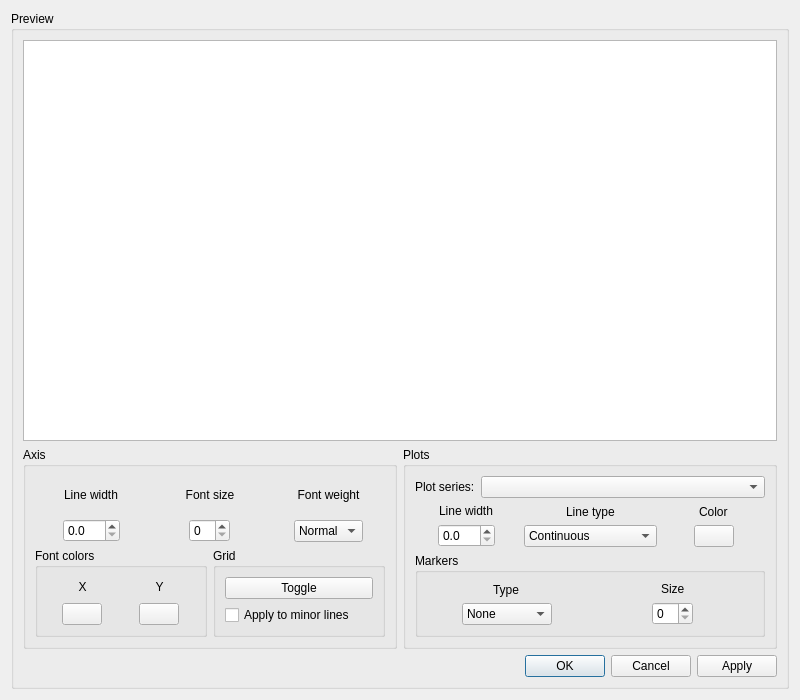
<?xml version="1.0" encoding="UTF-8"?>
<ui version="4.0">
 <class>GraphicsEditor</class>
 <widget class="QDialog" name="GraphicsEditor">
  <property name="geometry">
   <rect>
    <x>0</x>
    <y>0</y>
    <width>800</width>
    <height>700</height>
   </rect>
  </property>
  <property name="windowTitle">
   <string>Graphics editor</string>
  </property>
  <layout class="QHBoxLayout" name="horizontalLayout">
   <item>
    <widget class="QGroupBox" name="groupBox_4">
     <property name="title">
      <string>Preview</string>
     </property>
     <layout class="QVBoxLayout" name="verticalLayout_7">
      <item>
       <widget class="QGraphicsView" name="graphicsView"/>
      </item>
      <item>
       <layout class="QHBoxLayout" name="horizontalLayout_4">
        <item>
         <widget class="QGroupBox" name="groupBox">
          <property name="sizePolicy">
           <sizepolicy hsizetype="MinimumExpanding" vsizetype="Minimum">
            <horstretch>0</horstretch>
            <verstretch>0</verstretch>
           </sizepolicy>
          </property>
          <property name="title">
           <string>Axis</string>
          </property>
          <layout class="QVBoxLayout" name="verticalLayout_2">
           <item>
            <layout class="QHBoxLayout" name="horizontalLayout_5">
             <item>
              <layout class="QVBoxLayout" name="verticalLayout_4">
               <item alignment="Qt::AlignHCenter">
                <widget class="QLabel" name="label">
                 <property name="text">
                  <string>Line width</string>
                 </property>
                </widget>
               </item>
               <item alignment="Qt::AlignHCenter">
                <widget class="QDoubleSpinBox" name="axisWidth">
                 <property name="maximumSize">
                  <size>
                   <width>75</width>
                   <height>16777215</height>
                  </size>
                 </property>
                 <property name="decimals">
                  <number>1</number>
                 </property>
                 <property name="singleStep">
                  <double>0.500000000000000</double>
                 </property>
                </widget>
               </item>
              </layout>
             </item>
             <item>
              <layout class="QVBoxLayout" name="verticalLayout_9">
               <item>
                <widget class="QLabel" name="label_3">
                 <property name="text">
                  <string>Font size</string>
                 </property>
                 <property name="alignment">
                  <set>Qt::AlignCenter</set>
                 </property>
                </widget>
               </item>
               <item alignment="Qt::AlignHCenter">
                <widget class="QSpinBox" name="axisFontSize">
                 <property name="maximumSize">
                  <size>
                   <width>75</width>
                   <height>16777215</height>
                  </size>
                 </property>
                </widget>
               </item>
              </layout>
             </item>
             <item>
              <layout class="QVBoxLayout" name="verticalLayout_10">
               <item>
                <widget class="QLabel" name="label_4">
                 <property name="text">
                  <string>Font weight</string>
                 </property>
                 <property name="alignment">
                  <set>Qt::AlignCenter</set>
                 </property>
                </widget>
               </item>
               <item alignment="Qt::AlignHCenter">
                <widget class="QComboBox" name="axisFontWeight">
                 <property name="maximumSize">
                  <size>
                   <width>75</width>
                   <height>16777215</height>
                  </size>
                 </property>
                 <item>
                  <property name="text">
                   <string>Normal</string>
                  </property>
                 </item>
                 <item>
                  <property name="text">
                   <string>Bold</string>
                  </property>
                 </item>
                </widget>
               </item>
              </layout>
             </item>
            </layout>
           </item>
           <item>
            <layout class="QHBoxLayout" name="horizontalLayout_9">
             <item>
              <widget class="QGroupBox" name="groupBox_3">
               <property name="title">
                <string>Font colors</string>
               </property>
               <layout class="QHBoxLayout" name="horizontalLayout_2">
                <item>
                 <layout class="QVBoxLayout" name="verticalLayout_6">
                  <item>
                   <widget class="QLabel" name="label_5">
                    <property name="layoutDirection">
                     <enum>Qt::LeftToRight</enum>
                    </property>
                    <property name="text">
                     <string>X</string>
                    </property>
                    <property name="alignment">
                     <set>Qt::AlignCenter</set>
                    </property>
                   </widget>
                  </item>
                  <item alignment="Qt::AlignHCenter">
                   <widget class="QPushButton" name="xcolor">
                    <property name="maximumSize">
                     <size>
                      <width>60</width>
                      <height>16777215</height>
                     </size>
                    </property>
                    <property name="autoFillBackground">
                     <bool>true</bool>
                    </property>
                    <property name="text">
                     <string/>
                    </property>
                   </widget>
                  </item>
                 </layout>
                </item>
                <item>
                 <layout class="QVBoxLayout" name="verticalLayout_5">
                  <item>
                   <widget class="QLabel" name="label_6">
                    <property name="text">
                     <string>Y</string>
                    </property>
                    <property name="alignment">
                     <set>Qt::AlignCenter</set>
                    </property>
                   </widget>
                  </item>
                  <item alignment="Qt::AlignHCenter">
                   <widget class="QPushButton" name="ycolor">
                    <property name="maximumSize">
                     <size>
                      <width>60</width>
                      <height>16777215</height>
                     </size>
                    </property>
                    <property name="autoFillBackground">
                     <bool>true</bool>
                    </property>
                    <property name="text">
                     <string/>
                    </property>
                   </widget>
                  </item>
                 </layout>
                </item>
               </layout>
              </widget>
             </item>
             <item>
              <widget class="QGroupBox" name="groupBox_2">
               <property name="title">
                <string>Grid</string>
               </property>
               <layout class="QVBoxLayout" name="verticalLayout">
                <item>
                 <layout class="QVBoxLayout" name="verticalLayout_3">
                  <item>
                   <widget class="QPushButton" name="toggleGrid">
                    <property name="text">
                     <string>Toggle</string>
                    </property>
                   </widget>
                  </item>
                  <item>
                   <widget class="QCheckBox" name="showGridMinor">
                    <property name="text">
                     <string>Apply to minor lines</string>
                    </property>
                   </widget>
                  </item>
                 </layout>
                </item>
               </layout>
              </widget>
             </item>
            </layout>
           </item>
          </layout>
         </widget>
        </item>
        <item>
         <widget class="QGroupBox" name="plotAllBox">
          <property name="sizePolicy">
           <sizepolicy hsizetype="Expanding" vsizetype="Minimum">
            <horstretch>0</horstretch>
            <verstretch>0</verstretch>
           </sizepolicy>
          </property>
          <property name="title">
           <string>Plots</string>
          </property>
          <layout class="QVBoxLayout" name="verticalLayout_11">
           <item>
            <layout class="QHBoxLayout" name="horizontalLayout_8">
             <item>
              <widget class="QLabel" name="label_11">
               <property name="text">
                <string>Plot series:</string>
               </property>
              </widget>
             </item>
             <item>
              <widget class="QComboBox" name="plotComboBox">
               <property name="sizePolicy">
                <sizepolicy hsizetype="Expanding" vsizetype="Fixed">
                 <horstretch>0</horstretch>
                 <verstretch>0</verstretch>
                </sizepolicy>
               </property>
              </widget>
             </item>
            </layout>
           </item>
           <item>
            <layout class="QHBoxLayout" name="horizontalLayout_6">
             <item>
              <layout class="QVBoxLayout" name="verticalLayout_12">
               <item alignment="Qt::AlignHCenter">
                <widget class="QLabel" name="label_8">
                 <property name="text">
                  <string>Line width</string>
                 </property>
                </widget>
               </item>
               <item alignment="Qt::AlignHCenter">
                <widget class="QDoubleSpinBox" name="plotWidth">
                 <property name="maximumSize">
                  <size>
                   <width>60</width>
                   <height>16777215</height>
                  </size>
                 </property>
                 <property name="decimals">
                  <number>1</number>
                 </property>
                 <property name="singleStep">
                  <double>0.500000000000000</double>
                 </property>
                </widget>
               </item>
              </layout>
             </item>
             <item>
              <layout class="QVBoxLayout" name="verticalLayout_14">
               <item alignment="Qt::AlignHCenter">
                <widget class="QLabel" name="label_9">
                 <property name="text">
                  <string>Line type</string>
                 </property>
                </widget>
               </item>
               <item>
                <widget class="QComboBox" name="plotLine">
                 <item>
                  <property name="text">
                   <string>Continuous</string>
                  </property>
                 </item>
                 <item>
                  <property name="text">
                   <string>Dashed (-----)</string>
                  </property>
                 </item>
                 <item>
                  <property name="text">
                   <string>Dotted (......)</string>
                  </property>
                 </item>
                 <item>
                  <property name="text">
                   <string>Dash-point (-.-.-.-.-)</string>
                  </property>
                 </item>
                 <item>
                  <property name="text">
                   <string>None</string>
                  </property>
                 </item>
                </widget>
               </item>
              </layout>
             </item>
             <item>
              <layout class="QVBoxLayout" name="verticalLayout_13">
               <item alignment="Qt::AlignHCenter">
                <widget class="QLabel" name="label_10">
                 <property name="text">
                  <string>Color</string>
                 </property>
                </widget>
               </item>
               <item alignment="Qt::AlignHCenter">
                <widget class="QPushButton" name="plotColor">
                 <property name="maximumSize">
                  <size>
                   <width>60</width>
                   <height>16777215</height>
                  </size>
                 </property>
                 <property name="autoFillBackground">
                  <bool>true</bool>
                 </property>
                 <property name="text">
                  <string/>
                 </property>
                </widget>
               </item>
              </layout>
             </item>
            </layout>
           </item>
           <item>
            <widget class="QGroupBox" name="groupBox_5">
             <property name="title">
              <string>Markers</string>
             </property>
             <layout class="QHBoxLayout" name="horizontalLayout_7">
              <item>
               <layout class="QVBoxLayout" name="verticalLayout_18">
                <item alignment="Qt::AlignHCenter">
                 <widget class="QLabel" name="label_12">
                  <property name="text">
                   <string>Type</string>
                  </property>
                 </widget>
                </item>
                <item alignment="Qt::AlignHCenter">
                 <widget class="QComboBox" name="markerType">
                  <item>
                   <property name="text">
                    <string>None</string>
                   </property>
                  </item>
                  <item>
                   <property name="text">
                    <string>+</string>
                   </property>
                  </item>
                  <item>
                   <property name="text">
                    <string>*</string>
                   </property>
                  </item>
                  <item>
                   <property name="text">
                    <string>o</string>
                   </property>
                  </item>
                  <item>
                   <property name="text">
                    <string>x</string>
                   </property>
                  </item>
                  <item>
                   <property name="text">
                    <string>Triangles ^</string>
                   </property>
                  </item>
                  <item>
                   <property name="text">
                    <string>Points</string>
                   </property>
                  </item>
                  <item>
                   <property name="text">
                    <string>Squares</string>
                   </property>
                  </item>
                  <item>
                   <property name="text">
                    <string>Diamonds</string>
                   </property>
                  </item>
                  <item>
                   <property name="text">
                    <string>Triangles v</string>
                   </property>
                  </item>
                  <item>
                   <property name="text">
                    <string>Pentagram</string>
                   </property>
                  </item>
                  <item>
                   <property name="text">
                    <string>Hexagram</string>
                   </property>
                  </item>
                 </widget>
                </item>
               </layout>
              </item>
              <item>
               <layout class="QVBoxLayout" name="verticalLayout_17">
                <item alignment="Qt::AlignHCenter">
                 <widget class="QLabel" name="label_13">
                  <property name="text">
                   <string>Size</string>
                  </property>
                 </widget>
                </item>
                <item alignment="Qt::AlignHCenter">
                 <widget class="QSpinBox" name="markerSize">
                  <property name="maximumSize">
                   <size>
                    <width>60</width>
                    <height>16777215</height>
                   </size>
                  </property>
                 </widget>
                </item>
               </layout>
              </item>
             </layout>
            </widget>
           </item>
          </layout>
         </widget>
        </item>
       </layout>
      </item>
      <item>
       <layout class="QHBoxLayout" name="horizontalLayout_3">
        <item>
         <widget class="QDialogButtonBox" name="buttonBox">
          <property name="sizePolicy">
           <sizepolicy hsizetype="Expanding" vsizetype="Minimum">
            <horstretch>0</horstretch>
            <verstretch>0</verstretch>
           </sizepolicy>
          </property>
          <property name="orientation">
           <enum>Qt::Horizontal</enum>
          </property>
          <property name="standardButtons">
           <set>QDialogButtonBox::Apply|QDialogButtonBox::Cancel|QDialogButtonBox::Ok</set>
          </property>
         </widget>
        </item>
       </layout>
      </item>
     </layout>
    </widget>
   </item>
  </layout>
 </widget>
 <resources/>
 <connections>
  <connection>
   <sender>buttonBox</sender>
   <signal>accepted()</signal>
   <receiver>GraphicsEditor</receiver>
   <slot>accept()</slot>
   <hints>
    <hint type="sourcelabel">
     <x>268</x>
     <y>679</y>
    </hint>
    <hint type="destinationlabel">
     <x>157</x>
     <y>274</y>
    </hint>
   </hints>
  </connection>
  <connection>
   <sender>buttonBox</sender>
   <signal>rejected()</signal>
   <receiver>GraphicsEditor</receiver>
   <slot>reject()</slot>
   <hints>
    <hint type="sourcelabel">
     <x>336</x>
     <y>679</y>
    </hint>
    <hint type="destinationlabel">
     <x>286</x>
     <y>274</y>
    </hint>
   </hints>
  </connection>
 </connections>
</ui>
